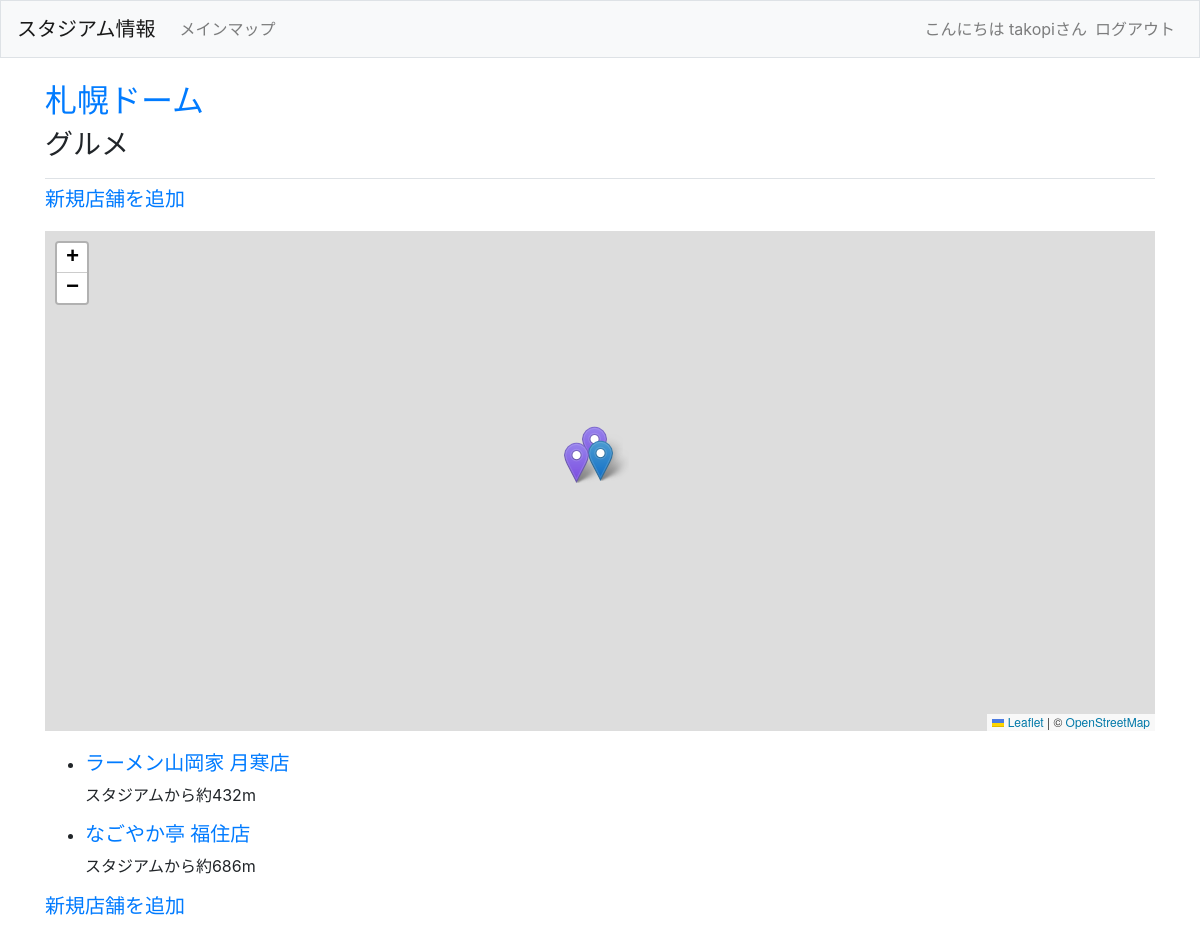
Screenshot of /stadium/1/1 (signed in) with the database file from the repository.
### sta_infos/models.py (models this page shows)
class Stadium(models.Model):
    name = models.CharField(max_length=100)
    address = models.CharField(max_length=200)
    lon = models.FloatField(null=True)
    lat = models.FloatField(null=True)
    audience = models.CharField(max_length=50)
    club = models.CharField(max_length=200)
    def __str__(self):
        return self.name

class Topic(models.Model):
    stadium = models.ForeignKey(Stadium, on_delete=models.CASCADE, default=0)
    text = models.CharField(max_length=50)
    def __str__(self):
        return self.text

class Shop(models.Model):
    topic = models.ForeignKey(Topic, on_delete=models.CASCADE)
    name = models.CharField(max_length=100)
    address = models.CharField(max_length=200)
    lon = models.FloatField(null=True)
    lat = models.FloatField(null=True)
    distance = models.IntegerField(default=0)
    date_added = models.DateTimeField(auto_now_add=True)
    def __str__(self):
        return self.name

### sta_infos/views.py (the view)
# urls.py: path('stadium/<int:stadium_id>/<int:topic_id>', views.topic, name='topic'),
def topic(request, stadium_id, topic_id):
    stadium = Stadium.objects.get(id=stadium_id)
    list1 = [stadium]
    stadium_list = serializers.serialize("json", list1)
    topic = stadium.topic_set.get(id=topic_id)
    list2 = [topic]
    topic_list = serializers.serialize("json", list2)
    shops = topic.shop_set.order_by('distance')
    list3 = []
    for shop in shops:
        list3.append(shop)
    shop_list = serializers.serialize("json", list3)
    context = {'stadium':stadium, 'topic':topic, 'shops':shops, 'stadium_list':stadium_list, 'topic_list': topic_list,'shop_list':shop_list}
    return render(request, 'sta_infos/topic.html', context)

### sta_infos/templates/sta_infos/topic.html (shortened to what this page needs)
{% extends "sta_infos/base.html" %}
{% load static %}
{% block page_header %}
<h2><a href="{% url 'sta_infos:stadium' stadium.id %}">{{ stadium }}</a></h2>
<h3>{{ topic }}</h3>
{% endblock page_header %}
{% block content %}
<h5><a href="{% url 'sta_infos:new_shop' stadium.id topic.id %}">新規店舗を追加</a></h5>
<div id="topic_map"></div>
<ul class="shop_list">
    {% for shop in shops %}
    <li>
        <h5><a href="{% url 'sta_infos:shop' stadium.id topic.id shop.id %}">{{ shop }}</a></h5>
        スタジアムから約{{ shop.distance }}m
    </li>
    {% empty %}
    <li><h5>お店はまだ登録されていません。</h5></li>
    {% endfor %}
</ul>
<h5><a href="{% url 'sta_infos:new_shop' stadium.id topic.id %}">新規店舗を追加</a></h5>
{% endblock content %}

### sta_infos/templates/sta_infos/base.html (shortened to what this page needs)
{% load static %}
{% load bootstrap4 %}
<!DOCTYPE html>
<html lang="ja">
    <head>
        {% bootstrap_css %}
        <link rel="stylesheet" href="https://unpkg.com/leaflet@1.9.3/dist/leaflet.css"
/>
        <link rel="stylesheet" href="{% static 'css/style.css' %}?2023022103">
    </head>
    <body>
        <nav class="navbar navbar-expand-md navbar-light bg-light mb-4 border" >
            <a class="navbar-brand" href="{% url 'sta_infos:index' %}">スタジアム情報</a>
            <div class="collapse navbar-collapse" id="navbarCollapse">
                <ul class="navbar-nav mr-auto">
                    <li class="nav-item">
                        <a class="nav-link" href="{% url 'sta_infos:mainmap' %}">メインマップ</a>
                    </li>
                </ul>
                <ul class="navbar-nav ml-auto">
                    {% if user.is_authenticated %}
                    <li class="nav-item">
                        <span class="navbar-text">こんにちは {{ user.username }}さん</span>
                    </li>
                    <li class="nav-item">
                        <a class="nav-link" href="{% url 'users:logout' %}">ログアウト</a>
                    </li>
                    {% endif %}
                </ul>
            </div>
        </nav>
        <main role="main" class="container">
            <div class="pb-2 mb-2 border-bottom">
                {% block page_header %}{% endblock page_header %}
            </div>
            <div>
                {% block content %}{% endblock content %}
            </div>
        </main>
    </body>
</html>

### sta_infos/static/css/style.css (style rules this page uses)
#topic_map { height: 500px; margin: 20px 0; }
.shop_list li { margin:15px 0; }

### rows the page displays
Stadium: name "札幌ドーム"
Topic: text "グルメ"
Shop: name "ラーメン山岡家 月寒店", distance "432"
Shop: name "なごやか亭 福住店", distance "686"

### other values shown
{{ user.username }} "takopi"
